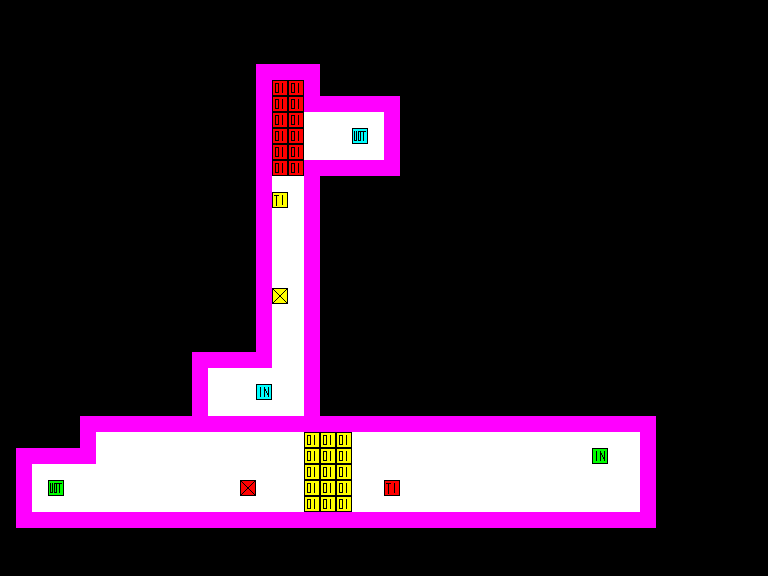

Rendered tile map (Tiled .tmx) drawn with the repository's tilesets; below, a short description and the full map source, tile grids included:
An orthogonal 48x36 tile map with 16x16 px tiles, 2 tile layers (Tile Layer 1, Tile Layer 2).

<map version="1.0" tiledversion="1.0.3" orientation="orthogonal" renderorder="right-down" width="48" height="36" tilewidth="16" tileheight="16" nextobjectid="1">
 <tileset firstgid="1" source="Old/coop.tsx" />
 <layer name="Tile Layer 1" width="48" height="36">
  <data encoding="csv">
0,0,0,0,0,0,0,0,0,0,0,0,0,0,0,0,0,0,0,0,0,0,0,0,0,0,0,0,0,0,0,0,0,0,0,0,0,0,0,0,0,0,0,0,0,0,0,0,
0,0,0,0,0,0,0,0,0,0,0,0,0,0,0,0,0,0,0,0,0,0,0,0,0,0,0,0,0,0,0,0,0,0,0,0,0,0,0,0,0,0,0,0,0,0,0,0,
0,0,0,0,0,0,0,0,0,0,0,0,0,0,0,0,0,0,0,0,0,0,0,0,0,0,0,0,0,0,0,0,0,0,0,0,0,0,0,0,0,0,0,0,0,0,0,0,
0,0,0,0,0,0,0,0,0,0,0,0,0,0,0,0,0,0,0,0,0,0,0,0,0,0,0,0,0,0,0,0,0,0,0,0,0,0,0,0,0,0,0,0,0,0,0,0,
0,0,0,0,0,0,0,0,0,0,0,0,0,0,0,0,1,1,1,1,0,0,0,0,0,0,0,0,0,0,0,0,0,0,0,0,0,0,0,0,0,0,0,0,0,0,0,0,
0,0,0,0,0,0,0,0,0,0,0,0,0,0,0,0,1,41,41,1,0,0,0,0,0,0,0,0,0,0,0,0,0,0,0,0,0,0,0,0,0,0,0,0,0,0,0,0,
0,0,0,0,0,0,0,0,0,0,0,0,0,0,0,0,1,41,41,1,1,1,1,1,1,0,0,0,0,0,0,0,0,0,0,0,0,0,0,0,0,0,0,0,0,0,0,0,
0,0,0,0,0,0,0,0,0,0,0,0,0,0,0,0,1,41,41,2,2,2,2,2,1,0,0,0,0,0,0,0,0,0,0,0,0,0,0,0,0,0,0,0,0,0,0,0,
0,0,0,0,0,0,0,0,0,0,0,0,0,0,0,0,1,41,41,2,2,2,10,2,1,0,0,0,0,0,0,0,0,0,0,0,0,0,0,0,0,0,0,0,0,0,0,0,
0,0,0,0,0,0,0,0,0,0,0,0,0,0,0,0,1,41,41,2,2,2,2,2,1,0,0,0,0,0,0,0,0,0,0,0,0,0,0,0,0,0,0,0,0,0,0,0,
0,0,0,0,0,0,0,0,0,0,0,0,0,0,0,0,1,41,41,1,1,1,1,1,1,0,0,0,0,0,0,0,0,0,0,0,0,0,0,0,0,0,0,0,0,0,0,0,
0,0,0,0,0,0,0,0,0,0,0,0,0,0,0,0,1,2,2,1,0,0,0,0,0,0,0,0,0,0,0,0,0,0,0,0,0,0,0,0,0,0,0,0,0,0,0,0,
0,0,0,0,0,0,0,0,0,0,0,0,0,0,0,0,1,15,2,1,0,0,0,0,0,0,0,0,0,0,0,0,0,0,0,0,0,0,0,0,0,0,0,0,0,0,0,0,
0,0,0,0,0,0,0,0,0,0,0,0,0,0,0,0,1,2,2,1,0,0,0,0,0,0,0,0,0,0,0,0,0,0,0,0,0,0,0,0,0,0,0,0,0,0,0,0,
0,0,0,0,0,0,0,0,0,0,0,0,0,0,0,0,1,2,2,1,0,0,0,0,0,0,0,0,0,0,0,0,0,0,0,0,0,0,0,0,0,0,0,0,0,0,0,0,
0,0,0,0,0,0,0,0,0,0,0,0,0,0,0,0,1,2,2,1,0,0,0,0,0,0,0,0,0,0,0,0,0,0,0,0,0,0,0,0,0,0,0,0,0,0,0,0,
0,0,0,0,0,0,0,0,0,0,0,0,0,0,0,0,1,2,2,1,0,0,0,0,0,0,0,0,0,0,0,0,0,0,0,0,0,0,0,0,0,0,0,0,0,0,0,0,
0,0,0,0,0,0,0,0,0,0,0,0,0,0,0,0,1,2,2,1,0,0,0,0,0,0,0,0,0,0,0,0,0,0,0,0,0,0,0,0,0,0,0,0,0,0,0,0,
0,0,0,0,0,0,0,0,0,0,0,0,0,0,0,0,1,8,2,1,0,0,0,0,0,0,0,0,0,0,0,0,0,0,0,0,0,0,0,0,0,0,0,0,0,0,0,0,
0,0,0,0,0,0,0,0,0,0,0,0,0,0,0,0,1,2,2,1,0,0,0,0,0,0,0,0,0,0,0,0,0,0,0,0,0,0,0,0,0,0,0,0,0,0,0,0,
0,0,0,0,0,0,0,0,0,0,0,0,0,0,0,0,1,2,2,1,0,0,0,0,0,0,0,0,0,0,0,0,0,0,0,0,0,0,0,0,0,0,0,0,0,0,0,0,
0,0,0,0,0,0,0,0,0,0,0,0,0,0,0,0,1,2,2,1,0,0,0,0,0,0,0,0,0,0,0,0,0,0,0,0,0,0,0,0,0,0,0,0,0,0,0,0,
0,0,0,0,0,0,0,0,0,0,0,0,1,1,1,1,1,2,2,1,0,0,0,0,0,0,0,0,0,0,0,0,0,0,0,0,0,0,0,0,0,0,0,0,0,0,0,0,
0,0,0,0,0,0,0,0,0,0,0,0,1,2,2,2,2,2,2,1,0,0,0,0,0,0,0,0,0,0,0,0,0,0,0,0,0,0,0,0,0,0,0,0,0,0,0,0,
0,0,0,0,0,0,0,0,0,0,0,0,1,2,2,2,9,2,2,1,0,0,0,0,0,0,0,0,0,0,0,0,0,0,0,0,0,0,0,0,0,0,0,0,0,0,0,0,
0,0,0,0,0,0,0,0,0,0,0,0,1,2,2,2,2,2,2,1,0,0,0,0,0,0,0,0,0,0,0,0,0,0,0,0,0,0,0,0,0,0,0,0,0,0,0,0,
0,0,0,0,0,0,0,0,0,0,0,0,1,1,1,1,1,1,1,1,0,0,0,0,0,0,0,0,0,0,0,0,0,0,0,0,0,0,0,0,0,0,0,0,0,0,0,0,
0,0,0,0,0,0,0,0,0,0,0,0,0,0,0,0,0,0,0,0,0,0,0,0,0,0,0,0,0,0,0,0,0,0,0,0,0,0,0,0,0,0,0,0,0,0,0,0,
0,0,0,0,0,0,0,0,0,0,0,0,0,0,0,0,0,0,0,0,0,0,0,0,0,0,0,0,0,0,0,0,0,0,0,0,0,0,0,0,0,0,0,0,0,0,0,0,
0,0,0,0,0,0,0,0,0,0,0,0,0,0,0,0,0,0,0,0,0,0,0,0,0,0,0,0,0,0,0,0,0,0,0,0,0,0,0,0,0,0,0,0,0,0,0,0,
0,0,0,0,0,0,0,0,0,0,0,0,0,0,0,0,0,0,0,0,0,0,0,0,0,0,0,0,0,0,0,0,0,0,0,0,0,0,0,0,0,0,0,0,0,0,0,0,
0,0,0,0,0,0,0,0,0,0,0,0,0,0,0,0,0,0,0,0,0,0,0,0,0,0,0,0,0,0,0,0,0,0,0,0,0,0,0,0,0,0,0,0,0,0,0,0,
0,0,0,0,0,0,0,0,0,0,0,0,0,0,0,0,0,0,0,0,0,0,0,0,0,0,0,0,0,0,0,0,0,0,0,0,0,0,0,0,0,0,0,0,0,0,0,0,
0,0,0,0,0,0,0,0,0,0,0,0,0,0,0,0,0,0,0,0,0,0,0,0,0,0,0,0,0,0,0,0,0,0,0,0,0,0,0,0,0,0,0,0,0,0,0,0,
0,0,0,0,0,0,0,0,0,0,0,0,0,0,0,0,0,0,0,0,0,0,0,0,0,0,0,0,0,0,0,0,0,0,0,0,0,0,0,0,0,0,0,0,0,0,0,0,
0,0,0,0,0,0,0,0,0,0,0,0,0,0,0,0,0,0,0,0,0,0,0,0,0,0,0,0,0,0,0,0,0,0,0,0,0,0,0,0,0,0,0,0,0,0,0,0
</data>
 </layer>
 <layer name="Tile Layer 2" width="48" height="36">
  <data encoding="csv">
0,0,0,0,0,0,0,0,0,0,0,0,0,0,0,0,0,0,0,0,0,0,0,0,0,0,0,0,0,0,0,0,0,0,0,0,0,0,0,0,0,0,0,0,0,0,0,0,
0,0,0,0,0,0,0,0,0,0,0,0,0,0,0,0,0,0,0,0,0,0,0,0,0,0,0,0,0,0,0,0,0,0,0,0,0,0,0,0,0,0,0,0,0,0,0,0,
0,0,0,0,0,0,0,0,0,0,0,0,0,0,0,0,0,0,0,0,0,0,0,0,0,0,0,0,0,0,0,0,0,0,0,0,0,0,0,0,0,0,0,0,0,0,0,0,
0,0,0,0,0,0,0,0,0,0,0,0,0,0,0,0,0,0,0,0,0,0,0,0,0,0,0,0,0,0,0,0,0,0,0,0,0,0,0,0,0,0,0,0,0,0,0,0,
0,0,0,0,0,0,0,0,0,0,0,0,0,0,0,0,0,0,0,0,0,0,0,0,0,0,0,0,0,0,0,0,0,0,0,0,0,0,0,0,0,0,0,0,0,0,0,0,
0,0,0,0,0,0,0,0,0,0,0,0,0,0,0,0,0,0,0,0,0,0,0,0,0,0,0,0,0,0,0,0,0,0,0,0,0,0,0,0,0,0,0,0,0,0,0,0,
0,0,0,0,0,0,0,0,0,0,0,0,0,0,0,0,0,0,0,0,0,0,0,0,0,0,0,0,0,0,0,0,0,0,0,0,0,0,0,0,0,0,0,0,0,0,0,0,
0,0,0,0,0,0,0,0,0,0,0,0,0,0,0,0,0,0,0,0,0,0,0,0,0,0,0,0,0,0,0,0,0,0,0,0,0,0,0,0,0,0,0,0,0,0,0,0,
0,0,0,0,0,0,0,0,0,0,0,0,0,0,0,0,0,0,0,0,0,0,0,0,0,0,0,0,0,0,0,0,0,0,0,0,0,0,0,0,0,0,0,0,0,0,0,0,
0,0,0,0,0,0,0,0,0,0,0,0,0,0,0,0,0,0,0,0,0,0,0,0,0,0,0,0,0,0,0,0,0,0,0,0,0,0,0,0,0,0,0,0,0,0,0,0,
0,0,0,0,0,0,0,0,0,0,0,0,0,0,0,0,0,0,0,0,0,0,0,0,0,0,0,0,0,0,0,0,0,0,0,0,0,0,0,0,0,0,0,0,0,0,0,0,
0,0,0,0,0,0,0,0,0,0,0,0,0,0,0,0,0,0,0,0,0,0,0,0,0,0,0,0,0,0,0,0,0,0,0,0,0,0,0,0,0,0,0,0,0,0,0,0,
0,0,0,0,0,0,0,0,0,0,0,0,0,0,0,0,0,0,0,0,0,0,0,0,0,0,0,0,0,0,0,0,0,0,0,0,0,0,0,0,0,0,0,0,0,0,0,0,
0,0,0,0,0,0,0,0,0,0,0,0,0,0,0,0,0,0,0,0,0,0,0,0,0,0,0,0,0,0,0,0,0,0,0,0,0,0,0,0,0,0,0,0,0,0,0,0,
0,0,0,0,0,0,0,0,0,0,0,0,0,0,0,0,0,0,0,0,0,0,0,0,0,0,0,0,0,0,0,0,0,0,0,0,0,0,0,0,0,0,0,0,0,0,0,0,
0,0,0,0,0,0,0,0,0,0,0,0,0,0,0,0,0,0,0,0,0,0,0,0,0,0,0,0,0,0,0,0,0,0,0,0,0,0,0,0,0,0,0,0,0,0,0,0,
0,0,0,0,0,0,0,0,0,0,0,0,0,0,0,0,0,0,0,0,0,0,0,0,0,0,0,0,0,0,0,0,0,0,0,0,0,0,0,0,0,0,0,0,0,0,0,0,
0,0,0,0,0,0,0,0,0,0,0,0,0,0,0,0,0,0,0,0,0,0,0,0,0,0,0,0,0,0,0,0,0,0,0,0,0,0,0,0,0,0,0,0,0,0,0,0,
0,0,0,0,0,0,0,0,0,0,0,0,0,0,0,0,0,0,0,0,0,0,0,0,0,0,0,0,0,0,0,0,0,0,0,0,0,0,0,0,0,0,0,0,0,0,0,0,
0,0,0,0,0,0,0,0,0,0,0,0,0,0,0,0,0,0,0,0,0,0,0,0,0,0,0,0,0,0,0,0,0,0,0,0,0,0,0,0,0,0,0,0,0,0,0,0,
0,0,0,0,0,0,0,0,0,0,0,0,0,0,0,0,0,0,0,0,0,0,0,0,0,0,0,0,0,0,0,0,0,0,0,0,0,0,0,0,0,0,0,0,0,0,0,0,
0,0,0,0,0,0,0,0,0,0,0,0,0,0,0,0,0,0,0,0,0,0,0,0,0,0,0,0,0,0,0,0,0,0,0,0,0,0,0,0,0,0,0,0,0,0,0,0,
0,0,0,0,0,0,0,0,0,0,0,0,0,0,0,0,0,0,0,0,0,0,0,0,0,0,0,0,0,0,0,0,0,0,0,0,0,0,0,0,0,0,0,0,0,0,0,0,
0,0,0,0,0,0,0,0,0,0,0,0,0,0,0,0,0,0,0,0,0,0,0,0,0,0,0,0,0,0,0,0,0,0,0,0,0,0,0,0,0,0,0,0,0,0,0,0,
0,0,0,0,0,0,0,0,0,0,0,0,0,0,0,0,0,0,0,0,0,0,0,0,0,0,0,0,0,0,0,0,0,0,0,0,0,0,0,0,0,0,0,0,0,0,0,0,
0,0,0,0,0,0,0,0,0,0,0,0,0,0,0,0,0,0,0,0,0,0,0,0,0,0,0,0,0,0,0,0,0,0,0,0,0,0,0,0,0,0,0,0,0,0,0,0,
0,0,0,0,0,1,1,1,1,1,1,1,1,1,1,1,1,1,1,1,1,1,1,1,1,1,1,1,1,1,1,1,1,1,1,1,1,1,1,1,1,0,0,0,0,0,0,0,
0,0,0,0,0,1,2,2,2,2,2,2,2,2,2,2,2,2,2,36,36,36,2,2,2,2,2,2,2,2,2,2,2,2,2,2,2,2,2,2,1,0,0,0,0,0,0,0,
0,1,1,1,1,1,2,2,2,2,2,2,2,2,2,2,2,2,2,36,36,36,2,2,2,2,2,2,2,2,2,2,2,2,2,2,2,11,2,2,1,0,0,0,0,0,0,0,
0,1,2,2,2,2,2,2,2,2,2,2,2,2,2,2,2,2,2,36,36,36,2,2,2,2,2,2,2,2,2,2,2,2,2,2,2,2,2,2,1,0,0,0,0,0,0,0,
0,1,2,12,2,2,2,2,2,2,2,2,2,2,2,13,2,2,2,36,36,36,2,2,20,2,2,2,2,2,2,2,2,2,2,2,2,2,2,2,1,0,0,0,0,0,0,0,
0,1,2,2,2,2,2,2,2,2,2,2,2,2,2,2,2,2,2,36,36,36,2,2,2,2,2,2,2,2,2,2,2,2,2,2,2,2,2,2,1,0,0,0,0,0,0,0,
0,1,1,1,1,1,1,1,1,1,1,1,1,1,1,1,1,1,1,1,1,1,1,1,1,1,1,1,1,1,1,1,1,1,1,1,1,1,1,1,1,0,0,0,0,0,0,0,
0,0,0,0,0,0,0,0,0,0,0,0,0,0,0,0,0,0,0,0,0,0,0,0,0,0,0,0,0,0,0,0,0,0,0,0,0,0,0,0,0,0,0,0,0,0,0,0,
0,0,0,0,0,0,0,0,0,0,0,0,0,0,0,0,0,0,0,0,0,0,0,0,0,0,0,0,0,0,0,0,0,0,0,0,0,0,0,0,0,0,0,0,0,0,0,0,
0,0,0,0,0,0,0,0,0,0,0,0,0,0,0,0,0,0,0,0,0,0,0,0,0,0,0,0,0,0,0,0,0,0,0,0,0,0,0,0,0,0,0,0,0,0,0,0
</data>
 </layer>
</map>